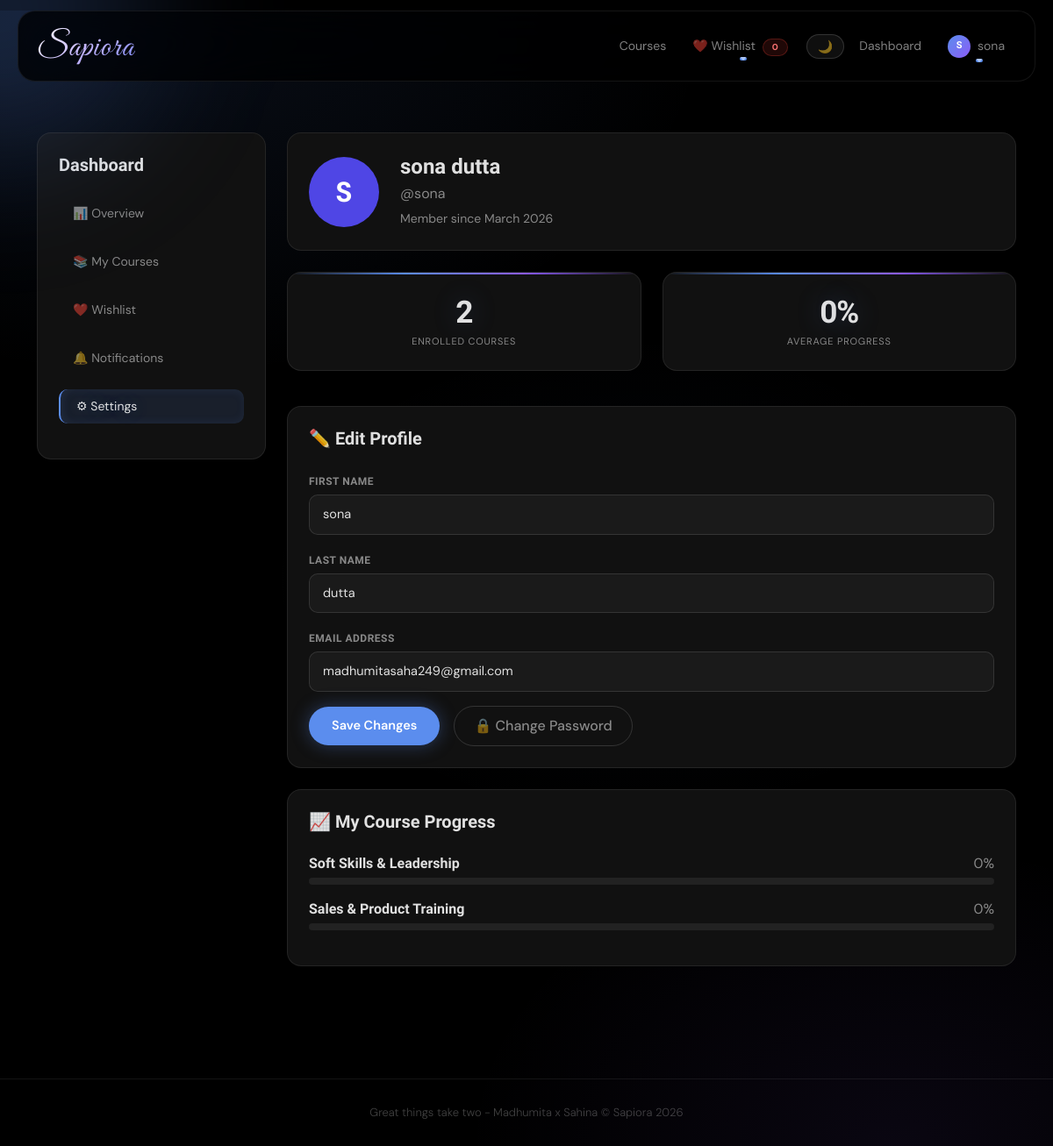
Page /profile/ (signed in) on the committed database.
### courses/models.py (models this page shows, shortened)
class Course(models.Model):
    title       = models.CharField(max_length=200)
    description = models.TextField()
    instructor  = models.ForeignKey(User, on_delete=models.CASCADE)
    price       = models.DecimalField(max_digits=8, decimal_places=2)
    rating      = models.FloatField(default=0)
    thumbnail   = models.ImageField(upload_to='course_thumbnails/', blank=True, null=True)
    created_at  = models.DateTimeField(auto_now_add=True)

### accounts/views.py (the view)
# urls.py: path('profile/', views.profile_view, name='profile'),
@login_required
def profile_view(request):
    from courses.models import Enrollment, CourseProgress
    if request.method == 'POST':
        form = ProfileUpdateForm(request.POST, instance=request.user)
        if form.is_valid():
            form.save()
            messages.success(request, 'Profile updated successfully!')
            return redirect('profile')
    else:
        form = ProfileUpdateForm(instance=request.user)
    enrollments = Enrollment.objects.filter(student=request.user).select_related('course')
    enrolled_count = enrollments.count()
    progress_data = []
    for enrollment in enrollments:
        try:
            cp = CourseProgress.objects.get(student=request.user, course=enrollment.course)
            progress = cp.progress
        except CourseProgress.DoesNotExist:
            progress = 0
        progress_data.append({'course': enrollment.course, 'progress': progress})
    average_progress = round(
        sum(p['progress'] for p in progress_data) / enrolled_count
    ) if enrolled_count else 0
    return render(request, 'accounts/profile.html', {
        'form':             form,
        'enrolled_count':   enrolled_count,
        'average_progress': average_progress,
        'progress_data':    progress_data,
    })

### accounts/forms.py
class ProfileUpdateForm(forms.ModelForm):
    class Meta:
        model = User
        fields = ['first_name', 'last_name', 'email']
        widgets = {
            'first_name': forms.TextInput(attrs={'class': 'form-control', 'placeholder': 'First Name'}),
            'last_name': forms.TextInput(attrs={'class': 'form-control', 'placeholder': 'Last Name'}),
            'email': forms.EmailInput(attrs={'class': 'form-control', 'placeholder': 'Email Address'}),
        }

### templates/accounts/profile.html (shortened to what this page needs)
{% extends "base.html" %}
{% block content %}
<div class="dashboard-container">
  <div class="row">
    <div class="col-lg-3 mb-4">
      <div class="dashboard-sidebar p-4">
        <h5 class="fw-bold mb-4">Dashboard</h5>
        <ul class="list-unstyled">
          <li class="mb-3"><a href="{% url 'student_dashboard' %}" class="dashboard-link">📊 Overview</a></li>
          <li class="mb-3"><a href="{% url 'course_list' %}" class="dashboard-link">📚 My Courses</a></li>
          <li class="mb-3"><a href="#" class="dashboard-link">❤️ Wishlist</a></li>
          <li class="mb-3"><a href="#" class="dashboard-link">🔔 Notifications</a></li>
          <li><a href="{% url 'profile' %}" class="dashboard-link active">⚙ Settings</a></li>
        </ul>
      </div>
    </div>
    <div class="col-lg-9">
      <div class="dashboard-card p-4 mb-4 d-flex align-items-center gap-4">
        <div class="profile-avatar">
          <div style="width:80px; height:80px; border-radius:50%; background:#4f46e5;
                      display:flex; align-items:center; justify-content:center;">
            <span style="color:white; font-size:2rem; font-weight:bold;">
              {{ user.username|first|upper }}
            </span>
          </div>
        </div>
        <div>
          <h4 class="fw-bold mb-1">{{ user.get_full_name|default:user.username }}</h4>
          <p class="text-muted mb-1">@{{ user.username }}</p>
          <small class="text-muted">Member since {{ user.date_joined|date:"F Y" }}</small>
        </div>
      </div>
      <div class="row mb-4">
        <div class="col-md-6 mb-3">
          <div class="dashboard-card p-4 text-center">
            <h3 class="fw-bold text-primary">{{ enrolled_count }}</h3>
            <p class="mb-0">Enrolled Courses</p>
          </div>
        </div>
        <div class="col-md-6 mb-3">
          <div class="dashboard-card p-4 text-center">
            <h3 class="fw-bold text-success">{{ average_progress }}%</h3>
            <p class="mb-0">Average Progress</p>
          </div>
        </div>
      </div>
      <div class="dashboard-card p-4 mb-4">
        <h5 class="fw-bold mb-4">✏️ Edit Profile</h5>
        <form method="POST">
          <div class="mb-3">
            <label class="form-label fw-bold">First Name</label>
            {{ form.first_name }}
          </div>
          <div class="mb-3">
            <label class="form-label fw-bold">Last Name</label>
            {{ form.last_name }}
          </div>
          <div class="mb-3">
            <label class="form-label fw-bold">Email Address</label>
            {{ form.email }}
          </div>
          <div class="d-flex gap-3 align-items-center">
            <button type="submit" class="btn btn-primary">
              Save Changes
            </button>
            <a href="{% url 'password_change' %}" class="btn btn-outline-secondary">
              🔒 Change Password
            </a>
          </div>
        </form>
      </div>
      {% if progress_data %}
      <div class="dashboard-card p-4">
        <h5 class="fw-bold mb-4">📈 My Course Progress</h5>
        {% for p in progress_data %}
        <div class="mb-3">
          <div class="d-flex justify-content-between mb-1">
            <span class="fw-bold">{{ p.course.title }}</span>
            <span class="text-muted">{{ p.progress }}%</span>
          </div>
          <div class="progress" style="height: 8px;">
          </div>
        </div>
        {% endfor %}
      </div>
      {% endif %}
    </div>
  </div>
</div>
{% endblock %}

### templates/base.html (shortened to what this page needs)
{% load static %}
<!DOCTYPE html>
<html lang="en">
<head>
    <link href="https://cdn.jsdelivr.net/npm/bootstrap@5.3.2/dist/css/bootstrap.min.css" rel="stylesheet">
    <link href="{% static 'css/style.css' %}" rel="stylesheet">
</head>
<body class="main-body">
<div id="cursorBlob"></div>
<nav class="navbar navbar-expand-lg custom-navbar">
    <div class="container">
        <a class="navbar-brand brand-text" href="{% url 'home' %}" style="text-decoration:none;">
            <span class="sapiora-logo">Sapiora</span>
        </a>
        <div class="collapse navbar-collapse" id="navbarNav">
            <ul class="navbar-nav ms-auto align-items-center gap-1">
                <li class="nav-item">
                    <a class="nav-link custom-link" href="{% url 'course_list' %}">Courses</a>
                </li>
                <li class="nav-item dropdown">
                    <a class="nav-link custom-link dropdown-toggle"
                       href="#" data-bs-toggle="dropdown">
                        ❤️&nbsp;Wishlist
                        <span id="wishlistCount" class="badge bg-danger ms-1" style="font-size:10px;">0</span>
                    </a>
                </li>
                <li class="nav-item">
                    <button id="themeToggle" class="theme-toggle-btn">🌙</button>
                </li>
                {% if user.is_authenticated %}
                    <li class="nav-item">
                        <a class="nav-link custom-link" href="{% url 'student_dashboard' %}">Dashboard</a>
                    </li>
                    <li class="nav-item dropdown">
                        <a class="nav-link custom-link dropdown-toggle d-flex align-items-center gap-2"
                           href="#" data-bs-toggle="dropdown">
                            <span style="
                                background: linear-gradient(135deg, #5b8dee, #8b5cf6);
                                color: white;
                                border-radius: 50%;
                                width: 26px; height: 26px;
                                display: inline-flex;
                                align-items: center; justify-content: center;
                                font-size: 11px; font-weight: 700;
                                flex-shrink: 0;
                                font-family: 'Bricolage Grotesque', sans-serif;
                            ">{{ user.username|first|upper }}</span>
                            {{ user.username }}
                        </a>
                    </li>
                {% endif %}
            </ul>
        </div>
    </div>
</nav>
<div class="container py-5 content-wrapper">
    {% block content %}{% endblock %}
</div>
<footer class="text-center custom-footer">
   Great things take two - Madhumita x Sahina © Sapiora 2026
</footer>
</body>
</html>

### templates/base.html (style rules this page uses)
#cursorBlob { position: fixed; width: 500px; height: 500px; border-radius: 50%; pointer-events: none; z-index: 999; top: 0; left: 0; transform: translate(-50%, -50%); background: radial-gradient(circle, rgba(91,141,238,0.25) 0%, rgba(139,92,246,0.10) 40%, transparent 70%); filter: blur(60px); will-change: left, top, background; opacity: 1; }

### rows in the picture
Course: course "Soft Skills & Leadership", progress "0"
Course: course "Sales & Product Training", progress "0"

### other values in the picture
{{ user.username|first|upper }} "S"
{{ user.username }} "sona"
{{ user.get_full_name|default:user.username }} "sona dutta"
{{ user.date_joined|date:"F Y" }} "March 2026"
{{ enrolled_count }} "2"
{{ average_progress }} "0"
